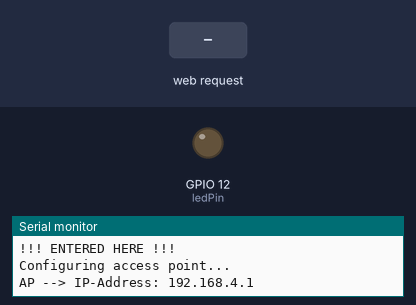
This sketch was run on a simulated ESP32. Parts: output pins drawn as LEDs (lit = HIGH), the last lines printed to the serial monitor. Inputs (shaded band) come from the test bench. WiFi joins after 1.5 s; servers stay silent unless stated; EEPROM starts erased.

Above: at 16.2 s.
16.3 s: HTTP request GET /?ssid= received
At 37.1 s:
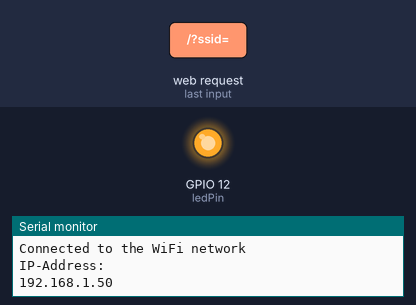
Timing chart, 0 to 38.3 s (numbered marks = the images above; inputs shaded):
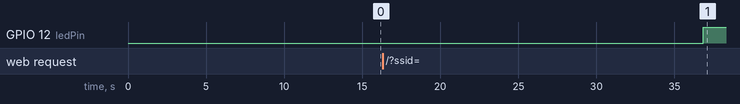

The sketch:

ESP32_connect.ino
```cpp
#include <DHT.h>
#include <DHT_U.h>
#include <ArduinoOTA.h>
#include <dummy.h>
#include <dht.h>
#include <NTPClient.h>
#include <WiFi.h>
#include <ESPmDNS.h>
#include <WiFiClient.h>
#include <Preferences.h>


// define  pins
  int ledPin = 12;
  #define DHTPIN 27;
  #define DHTTYPE DHT22;
  const char* AP_SSID = "esp32";
  //DHT dht(DHTPIN, DHTTYPE);
  float localHum = 0;
  float localTemp = 0;

// Preferences (permanently flashed parameters.)
Preferences preferences;

// Connection-type & parameters
   // Pin-stuff
   String PIN_printed ="1234";

   //Wifi-connection
   bool wifi_connected = false;
   bool WifiConnectedDevice = false;

//AP-mode
  //const char *ssidESP32 = "ESP32ap";//const char *passwordESP32 = "12345678"; <-- useless to have Psw on device!!
  //const char* AP_SSID = "esp_32" ;

  const char *AP_PSWD = "12345678";
  //AP-mode --> Wifi-mode
  static volatile bool got_ssid_from_AP = false;
  static volatile bool got_pswd_from_AP = false;
  // wifi-test
  unsigned long start_WiFi_test;


  // set server fo AP mode.
  WiFiServer server(80);

void setup(){
Serial.begin(115200);
delay(5000);// DEBUG: time to open serial for check preferences

// pinMode setup
     pinMode (ledPin, OUTPUT);

//******************************************************************************
// begin wifi preferences --> acces r/w permanent memory of ESP32
  preferences.begin("wifi_pref",false);
  Serial.println("...get_preferences");
  String ssid_st = preferences.getString("ssid_from_AP","none");
  String pswd_st = preferences.getString("pswd_from_AP","none");
  preferences.end();


Serial.println("ssid from AP:"+ssid_st);
char ssid_st_char[ssid_st.length()+1];
     ssid_st.toCharArray(ssid_st_char,ssid_st.length()+1);


Serial.println("pswd from AP:"+pswd_st);
char pswd_st_char[pswd_st.length()+1];
     pswd_st.toCharArray(pswd_st_char,pswd_st.length()+1);

bool wifi_connected_once = false;

//*********************************************************************************

if (ssid_st.equals("none") ||  pswd_st.equals("none") )
{ }
else
{ wifi_connected_once = true;}


Serial.println("This device has already been connected to the internet ??");
Serial.println(String(wifi_connected_once));


// !! replacED: WiFiDirectConnect --> wifi_connected_once, remove: TrueTest
if (wifi_connected_once)
{

  Serial.println("???? ENTERED HERE ???");
  WiFi.begin(ssid_st_char,pswd_st_char);
  while (WiFi.status() != WL_CONNECTED) {
                //Wifi Connect
                Serial.println("Connecting to WiFi..");
                }

              Serial.println("Connected to the WiFi network");
              WifiConnectedDevice = true;

   Serial.println("IP-Address: ");
   Serial.println(WiFi.localIP());
   delay(1000);

   wifi_connected = true;
   }

else {

  Serial.println("!!! ENTERED HERE !!!");
  Serial.print("Configuring access point...\n");
  WiFi.mode(WIFI_MODE_APSTA);


 WiFi.softAPsetHostname(AP_SSID);
 WiFi.softAPenableIpV6();//enable ap ipv6 here
 WiFi.softAP(AP_SSID);


 IPAddress myIP = WiFi.softAPIP();
 Serial.print("AP --> IP-Address: ");
 Serial.println(myIP);
 delay(10000);
 server.begin();

wifi_connected = false;
  }

}

void loop() {

if (wifi_connected) {

    wifiConnectedLoop();

  } else {
    wifiDisconnectedLoop();
  }

}

void wifiConnectedLoop() {

   Serial.println("Doing the connected Loop");


  if (WiFi.status() == WL_CONNECTED){

    digitalWrite(ledPin, HIGH);
    Serial.println("connected to Wifi");
  }

}

void wifiDisconnectedLoop(){


    WiFiClient client = server.available();   // listen for incoming clients

    delay(300);
    if(client){

      Serial.println("New client");
      String currentLine = "";                // make a String to hold incoming data from the client
      String fullString = "";

      while (client.connected()) {            // loop while the client's connected
        if (client.available()) {             // if there's bytes to read from the client,
          char c = client.read();             // read a byte, then
          Serial.write(c);                    // print it out the serial monitor
          if (c == '\n') {                    // if the byte is a newline character

            // if the current line is blank, you got two newline characters in a row.
            // that's the end of the client HTTP request, so send a response:
            if (currentLine.length() == 0) {
              // HTTP headers always start with a response code (e.g. HTTP/1.1 200 OK)
              // and a content-type so the client knows what's coming, then a blank line:
              client.println("HTTP/1.1 200 OK");
              client.println("Content-type:text/html");
              client.println();
              delay(500);
              // the content of the HTTP response follows the header:
              client.print("Hello I'm MATTEO talking to you from ESP32... your connection is in AP-MODE");

             // The HTTP response ends with another blank line:
             client.println();
            // break out of the while loop:
            break;
          } else {    // if you got a newline, then clear currentLine:
            currentLine = "";
          }
        } else if (c != '\r') {  // if you got anything else but a carriage return character,
          currentLine += c;      // add it to the end of the currentLine
          continue;
        }


      if (currentLine.startsWith("GET /?ssid=") ) {

        Serial.println("");
        String qssid;
          qssid = currentLine.substring(11, currentLine.indexOf('&')); //parse ssid
          Serial.println("Wi-fi SSID -->"+qssid);

          char qssid_char[qssid.length()+1];
          qssid.toCharArray(qssid_char,qssid.length()+1);

          Serial.println("");
          got_ssid_from_AP = true;

        String qpswd;
          qpswd = currentLine.substring(currentLine.lastIndexOf('=') +1, currentLine.lastIndexOf(' ')); //parse password
          Serial.println("Wi-fi PSWD -->"+qpswd);

         char qpswd_char[qpswd.length()+1];
          qpswd.toCharArray(qpswd_char,qpswd.length()+1);

          Serial.println("");
          got_pswd_from_AP =true;

         if ( got_pswd_from_AP == true && got_ssid_from_AP == true){

                  Serial.println("transmitting that we received Pswd and SSid ");

                  /*
                  client.println("HTTP/1.1 200 OK");
                  client.println("Content-type:text/html");
                  client.println();
                  delay(500);
                  client.print("got Wifi credentials! ");
                  client.println();
                  Serial.println("Restarting in 5 seconds...");
                  */

          Serial.println("CHAR: Wi-fi SSID -->"+String(qssid_char));
          Serial.println("CHAR: Wi-fi PSWD -->"+String(qpswd_char));

           WiFi.begin(qssid_char,qpswd_char);
           Serial.println("Connecting to WiFi...");

           // add here time constraint to exit while loop !!
           // FUCK FUCK FUCK ==> ADD EVENT !!!!!!!!

           start_WiFi_test = millis();
           bool WiFi_test = false;

           while (millis()-start_WiFi_test < 20000) {

            Serial.println(" test on wifi...");
                //Wifi Connect
                //Serial.print(".");

                if(WiFi.status() == WL_CONNECTED){

                  int count = 0;
                  Serial.println("WiFi-test: OK \n... it connected");
                  Serial.println(String(WiFi_test));

                  while (count <10){

                  WiFi_test = true;
                  Serial.println("transmit:"+String(count));


                  client.println("HTTP/1.1 200 OK");
                  client.println("Content-type:text/html");
                  client.println();
                  delay(500);
          // the content of the HTTP response follows the header:
                  client.print(" wiFI-->OK! ");
                  client.println();
                              count +=1;}
                  }


                  else{


                  int count = 0;
                  Serial.println("WiFi-test: NO \n... it didn't connected");
                  Serial.println(String(WiFi_test));

                  while(count <10){

                  Serial.println("transmit:"+String(count));
                  client.println("HTTP/1.1 200 OK");
                  client.println("Content-type:text/html");
                  client.println();
                  delay(500);
          // the content of the HTTP response follows the header:
                  client.print(" wiFI-->NO! ");
                  client.println();
                            count +=1;}
                  }


                }


              Serial.println("Connected to the WiFi network");
              digitalWrite(ledPin, HIGH);


              Serial.println("IP-Address: ");
              Serial.println(WiFi.localIP());
              delay(10000);

              if (WiFi_test) {
                Serial.println("Updating Wifi parameters...");
              //********************************************
              WifiConnectedDevice = true;
              preferences.begin("wifi_pref",false);
              //preferences.putBool("wifi_connected_once",WifiConnectedDevice);
              preferences.putString("ssid_from_AP",qssid);
              preferences.putString("pswd_from_AP",qpswd);
              preferences.end();
              //**********************************************
              //ESP.restart();
              }


              else{


                  client.println("HTTP/1.1 400 OK");
                  client.println("Content-type:text/html");
                  client.println();

          // the content of the HTTP response follows the header:
                  client.print(" wiFI-->NO!...Wrong ssid or pswd ");
                  client.println();
                  Serial.println("Restarting in 5 seconds...");

                  //ESP.restart();
                  }


              //ESP.restart();
         }
         }

          }


    }


    }
 }
```

Measured:
- after the input at 16.3 s, GPIO 12 (ledPin): LOW → HIGH after 20.5 s
